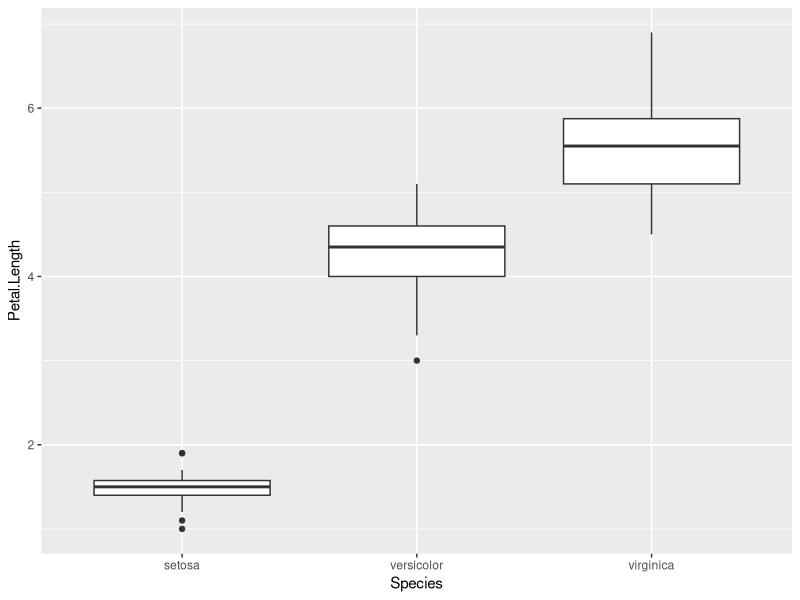
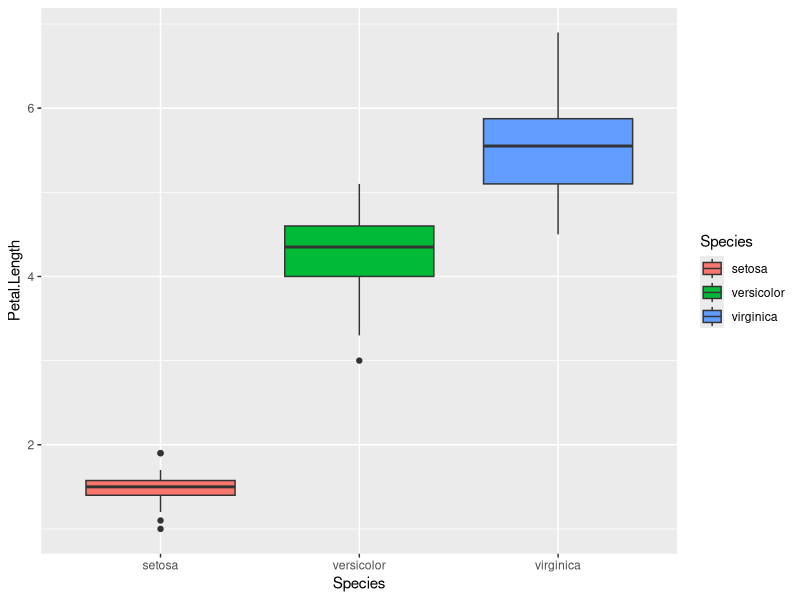
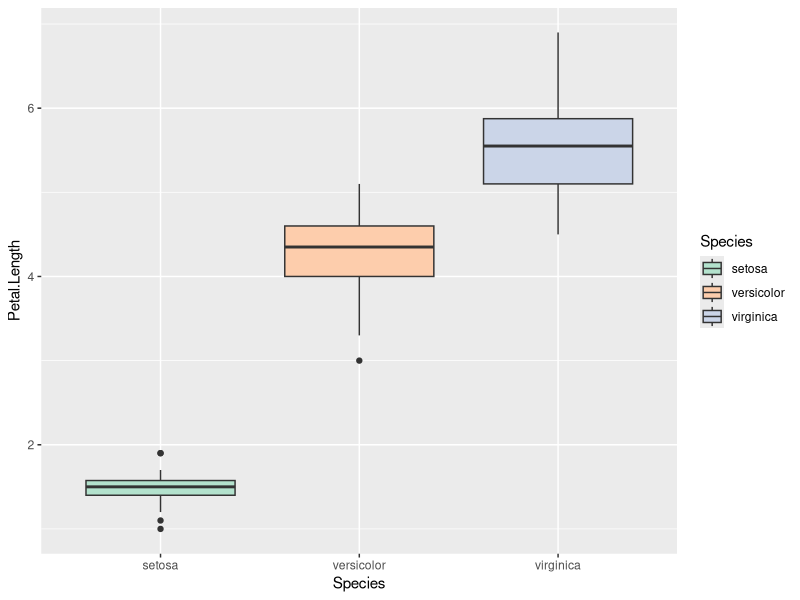
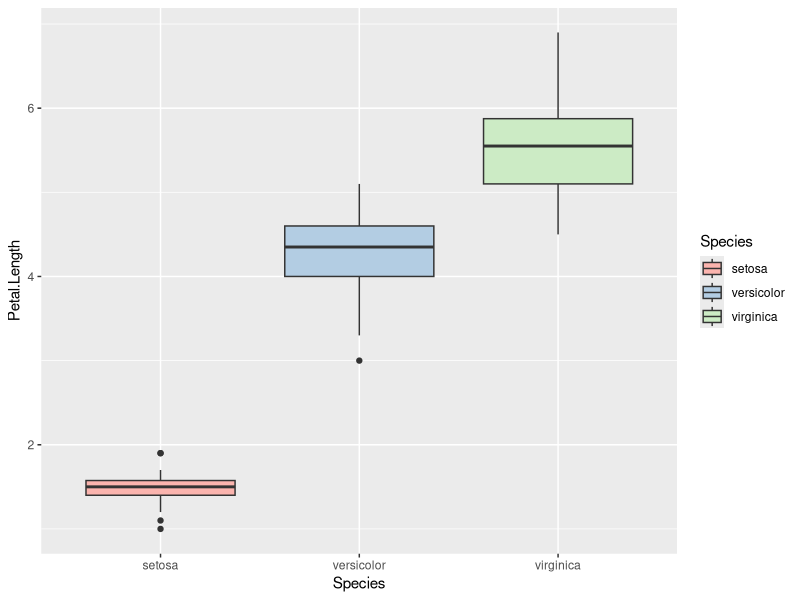
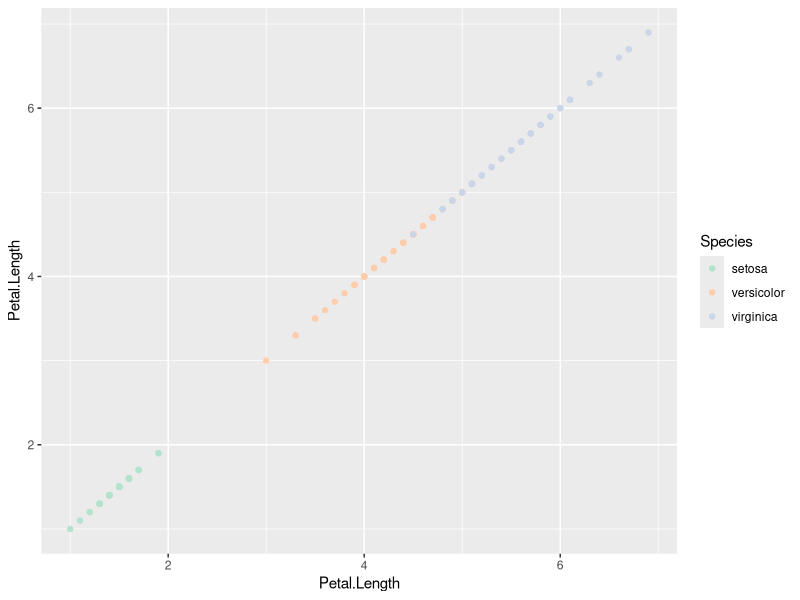
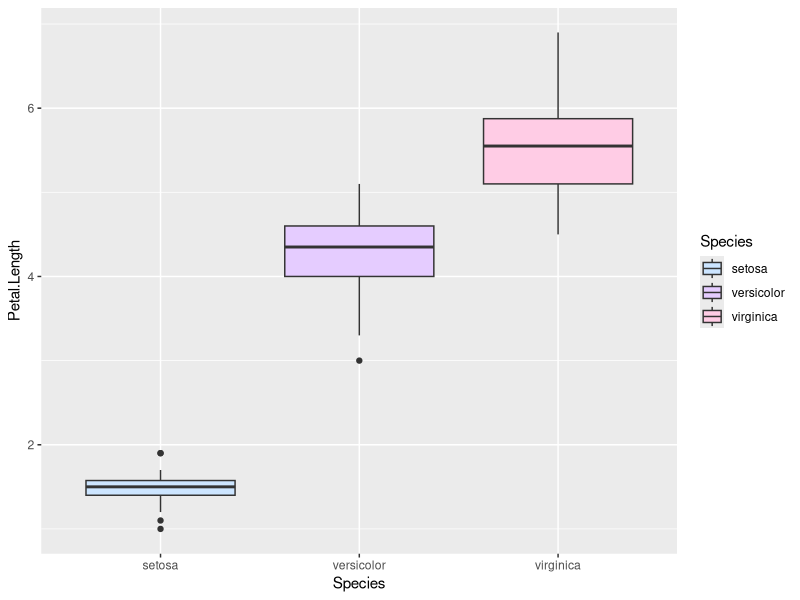
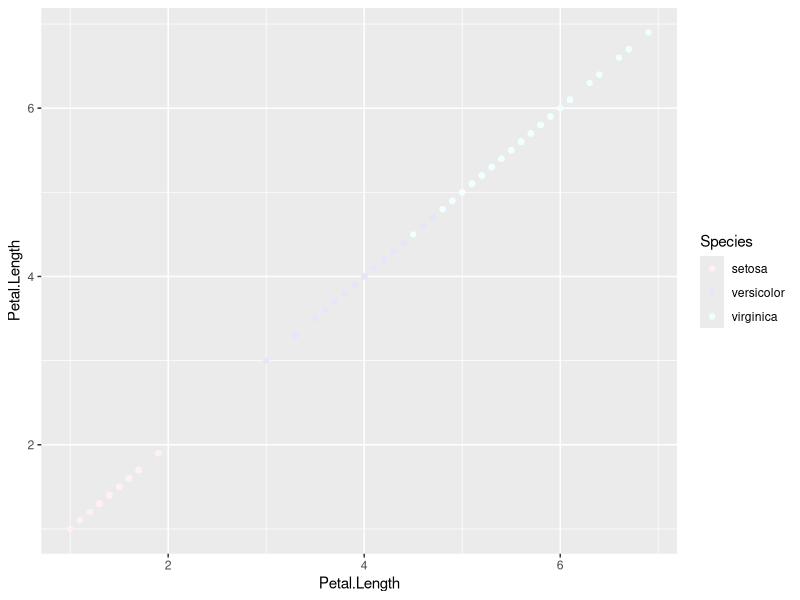
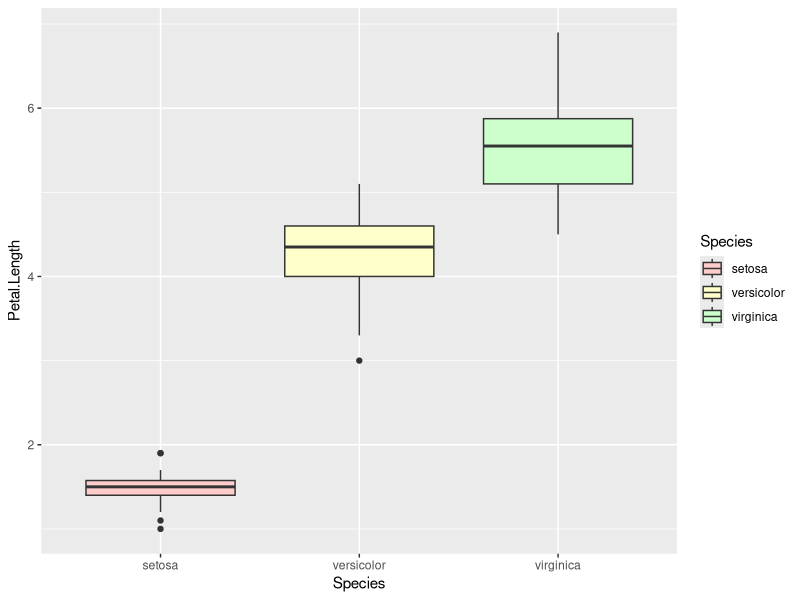

R code for these plots, in order:
## ---- chunk 1
knitr::opts_chunk$set(collapse = TRUE)
## ---- chunk 2
library(ggplot2)
ggplot(iris,aes(x=Species,y=Petal.Length))+
  geom_boxplot()
## ---- chunk 3
ggplot(iris,aes(x=Species,y=Petal.Length,fill=Species))+
  geom_boxplot()
## ---- chunk 4
ggplot(iris,aes(x=Species,y=Petal.Length,fill=Species))+
  geom_boxplot()+
  scale_fill_brewer(palette="Pastel2")
## ---- chunk 5
ggplot(iris,aes(x=Species,y=Petal.Length,fill=Species))+
  geom_boxplot()+
  scale_fill_brewer(palette="Pastel1")
## ---- chunk 6
ggplot(iris,aes(x=Petal.Length,y=Petal.Length,color=Species))+
  geom_point()+
  scale_color_brewer(palette="Pastel2")
## ---- chunk 7
ggplot(iris,aes(x=Species,y=Petal.Length,fill=Species))+
  geom_boxplot()+
  scale_fill_manual(values=c("#CCE5FF","#E5CCFF","#FFCCE5"))
## ---- chunk 8
ggplot(iris,aes(x=Petal.Length,y=Petal.Length,color=Species))+
  geom_point()+
  scale_color_manual(values=c("#FFF0F5","#E6E6FA","#F0FFFF"))
## ---- chunk 9
pastel_me <- c("#FFCCCC","#FFFFCC","#CCFFCC")
ggplot(iris,aes(x=Species,y=Petal.Length,fill=Species))+
  geom_boxplot()+
  scale_fill_manual(values=pastel_me)
